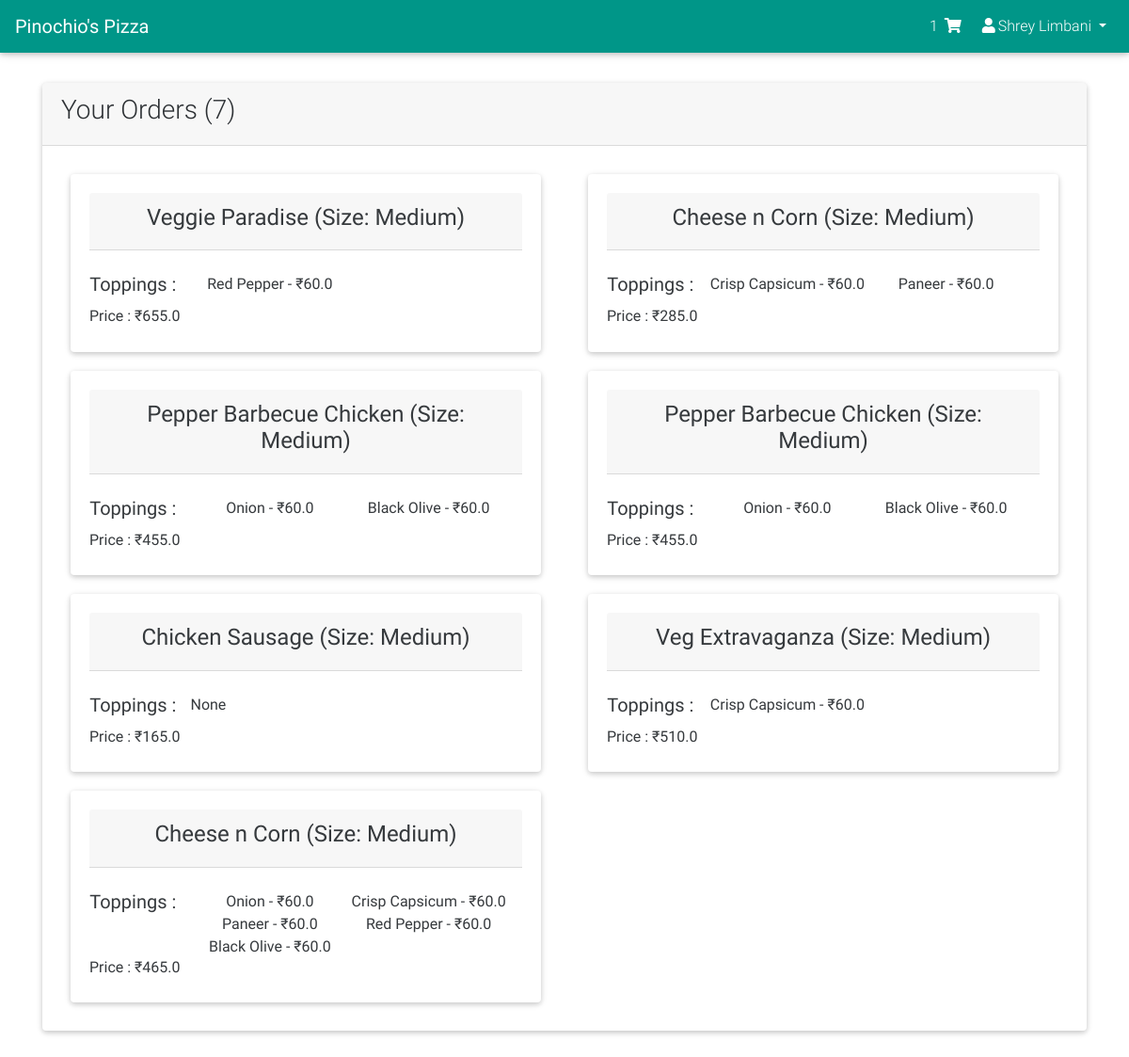
The app's page /orders (signed in) with its own data.
### orders/models.py (models this page shows, shortened)
class Order(models.Model):
    user_id = models.ForeignKey(User, on_delete=models.CASCADE)
    pizza = models.ForeignKey(Pizza, on_delete=models.CASCADE)
    size = models.CharField(max_length=10, default="medium")
    toppings = models.ManyToManyField(Topping, blank=True)
    price = models.FloatField(max_length=6)
    status = models.ForeignKey(Status, on_delete=models.CASCADE)

class Pizza(models.Model):
    name = models.CharField(max_length=64)
    description = models.CharField(max_length=100)
    small_price = models.FloatField(max_length=5, default=0)
    medium_price = models.FloatField(max_length=5, default=0)
    large_price = models.FloatField(max_length=5, default=0)
    def __str__(self):
        return f"{self.name}"

class Topping(models.Model):
    name = models.CharField(max_length=20)
    description = models.CharField(max_length=100)
    price = models.FloatField(max_length=4)
    def __str__(self):
        return f"{self.name} - ₹{self.price}"

### orders/views.py (the view)
# urls.py: path("orders", views.orders, name="orders")
@login_required
def orders(request):
    try:
        user_orders = Order.objects.filter(Q(user_id=request.user, status=1) | Q(user_id=request.user, status=2))
        orders_count = user_orders.count()
        cart_orders_count = Order.objects.filter(user_id=request.user, status=3).count()
    except Order.DoesNotExist:
        cart_orders_count = 0
    context = {
        'orders': user_orders,
        'orders_count': orders_count,
        'cart_orders_count': cart_orders_count
    }
    return render(request, "orders/orders.html", context)

### orders/templates/orders/orders.html (shortened to what this page needs)
{% extends 'base.html' %}
{% load static %}
{% block css %}
    <link href="{% static 'css/cart.css' %}" rel="stylesheet">
{% endblock %}
{% block body %}
    <header>
      <nav class="navbar fixed-top navbar-expand-lg navbar-dark teal">
        <a class="navbar-brand" href="{% url 'home' %}"><strong>Pinochio's Pizza</strong></a>
        <div class="collapse navbar-collapse" id="navbarSupportedContent-333">
            <ul class="navbar-nav ml-auto nav-flex-icons">
              <li class="nav-item">
                <a class="nav-link waves-effect waves-light" href="{% url 'cart' %}">{{ cart_orders_count }}
                    <i class="fas fa-shopping-cart"></i>
                </a>
              </li>
              <li class="nav-item dropdown">
                <a class="nav-link dropdown-toggle" id="navbarDropdownMenuLink-333" data-toggle="dropdown"
                  aria-haspopup="true" aria-expanded="false">
                  <i class="fas fa-user"></i>{{ user.first_name }} {{ user.last_name }}
                </a>
              </li>
            </ul>
        </div>
      </nav>
    </header>
    <main class="text-center py-5">
        <div class="container">
            <div class="card">
                <div class="card-header d-flex justify-content-start">
                    <h3>Your Orders ({{orders_count}})<h3>
                </div>
                <div class="card-body row">
                    {% for order in orders %}
                    <div class="card-group col-6 orders" id="{{order.id}}">
                        <div class="card" style="margin:10px;">
                            <div class="card-body">
                                <div class="card-header d-flex justify-content-center">
                                    <h4>{{ order.pizza }} (Size: {{ order.size }}) </h4>
                                </div><br/>
                                <div class="row">
                                  <h5 class="card-title col-3">Toppings : </h5>
                                    <div class="col-9 row">
                                      {% for topping in order.toppings.all %}
                                      <span class="order_toppings col-6 p-0">
                                      {{ topping }}
                                      </span>
                                      {% empty %}
                                      <span class="order_toppings">
                                      None
                                      </span>
                                      {% endfor %}
                                    </div>
                                </div>
                                <h6 class="d-flex justify-content-start">Price : ₹
                                    <span class="order_price">{{ order.price }}</span>
                                </h6>
                            </div>
                        </div>
                    </div>
                    {% endfor %}
                </div>
            </div>
        </div>
    </main>
{% endblock %}

### orders/static/css/cart.css (style rules this page uses)
html, body { height: 100%; background: url("../img/pizza-home-wallpaper.jpg")no-repeat center; background-size: 100%; background-attachment: fixed; }
header,.view { height: 5%; }
.card { opacity: 0.95; }
.order_toppings { font-size: medium; }

### records on screen
Order: pizza "Veggie Paradise", size "Medium", price "655.0"
Topping: name+price "Red Pepper - ₹60.0"
Order: pizza "Cheese n Corn", size "Medium", price "285.0"
Topping: name+price "Crisp Capsicum - ₹60.0"
Topping: name+price "Paneer - ₹60.0"
Order: pizza "Pepper Barbecue Chicken", size "Medium", price "455.0"
Topping: name+price "Onion - ₹60.0"
Topping: name+price "Black Olive - ₹60.0"
Order: pizza "Pepper Barbecue Chicken", size "Medium", price "455.0"
Order: pizza "Chicken Sausage", size "Medium", price "165.0"
Order: pizza "Veg Extravaganza", size "Medium", price "510.0"
Order: pizza "Cheese n Corn", size "Medium", price "465.0"

### other values on screen
{{ cart_orders_count }} "1"
{{ user.first_name }} "Shrey"
{{ user.last_name }} "Limbani"
{{ orders_count }} "7"
